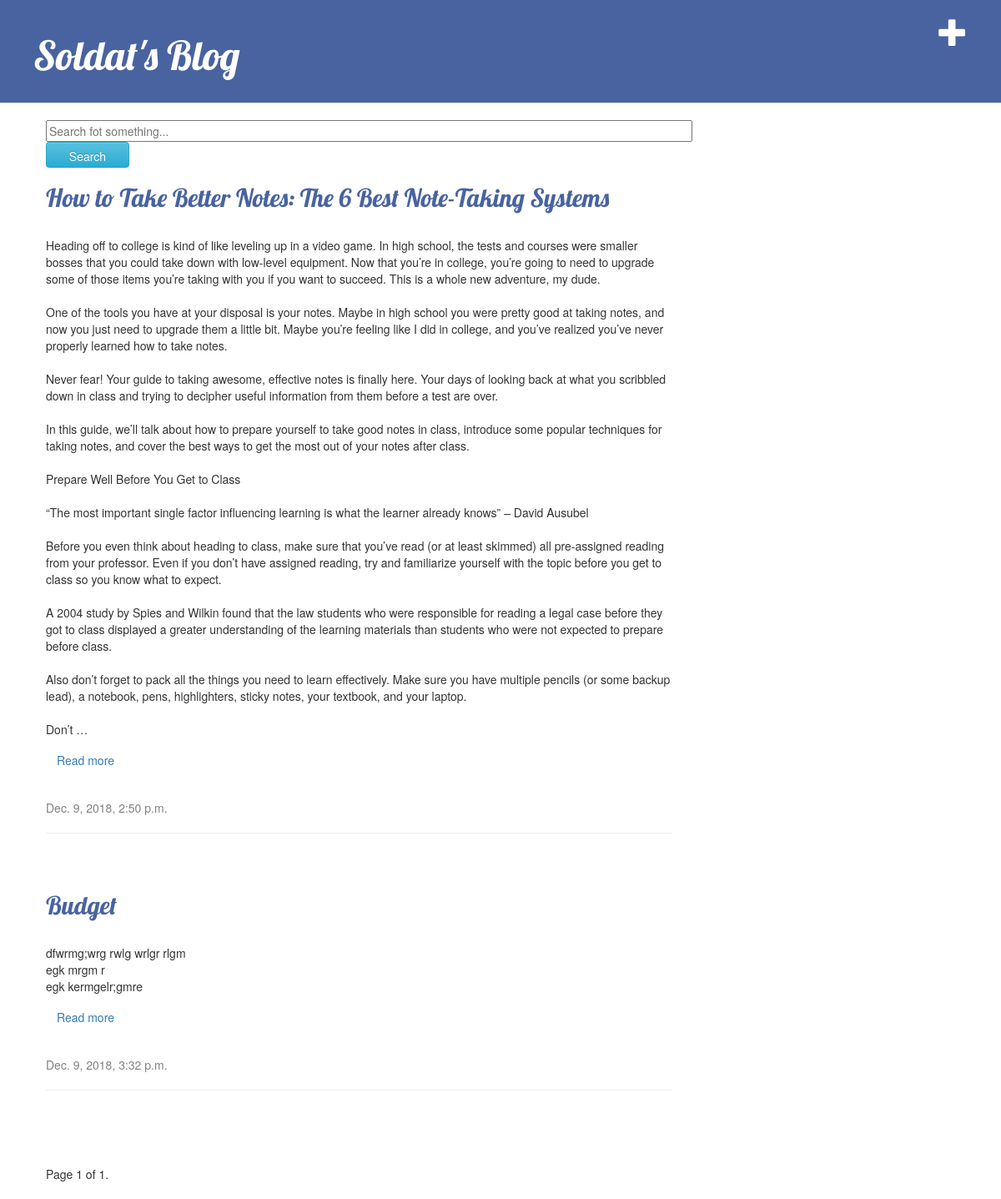
The app's page / (signed in) with its own data.
### blog/models.py (models this page shows, shortened)
class Post(models.Model):
    author = models.ForeignKey(settings.AUTH_USER_MODEL, on_delete=models.CASCADE)
    title = models.CharField(max_length=200)
    text = models.TextField()
    created_date = models.DateTimeField(default=timezone.now)
    published_date = models.DateTimeField(blank=True, null=True)

### blog/views.py (the view)
# urls.py: path('', views.post_list, name='post_list'),
def post_list(request):
    posts_list = Post.objects.filter(published_date__lte=timezone.now()).order_by('published_date').all()
    query = request.GET.get("q")
    if query:
        posts_list = posts_list.filter(
            Q(title__icontains = query) |
            Q(text__icontains = query)
            ).distinct()
    paginator = Paginator(posts_list, 3)
    page = request.GET.get('page')
    posts = paginator.get_page(page)
    return render(request, 'blog/post_list.html', {'posts': posts})

### blog/templates/blog/post_list.html (shortened to what this page needs)
{% extends 'blog/base.html' %}
{% load static %}
                {% block content %}
                <form method='GET' action=''>
                	<input type='text' size="100" name='q' placeholder='Search fot something...' value='{{ request.GET.q }}' />
                	<input type="submit" class="btn btn-info" style="height:31px;width:100px" value='Search' />
                </form>
                    {% for post in posts %}
                    <div class="post">
                            <h2><a href="{% url 'post_detail' pk=post.pk %}">{{ post.title }}</a></h2><br>
                            <p>{{ post.text|linebreaksbr|truncatechars:2000 }}</p>
                            <p><a href="{% url 'post_detail' pk=post.pk %}" class="btn btn_primary" role="button">Read more</a></p><br>
                            <div class="date">{{ post.published_date }}</div>
                            <hr/>
                        </div>
                    {% endfor %}
                    <div class="pagination">
                        <span class="step-links">
                            <span class="current">
                                Page {{ posts.number }} of {{ posts.paginator.num_pages }}.
                             </span>
                            </span>
                    </div>
                {% endblock %}

### blog/static/css/blog.css (style rules this page uses)
h1 a, h2 a { color: #4863A0; font-family: 'Lobster'; }
h1, h2, h3, h4 { font-family: 'Lobster', cursive; }
.date { color: #828282; }
.post { margin-bottom: 70px; }

### records on screen
Post: title "How to Take Better Notes: The 6 Best Note-Taking Systems", text "Heading off to college is kind of like leveling up in a video game. In high school, the tests and courses were smaller bosses that you could take down with low-level equipment. Now that you’re in college, you’re going to need to upgrade some of those items you’re taking with you if you want to succeed. This is a whole new adventure, my dude. One of the tools you have at your disposal is your notes. Maybe in high school you were pretty good at taking notes, and now you just need to upgrade them a little bit. Maybe you’re feeling like I did in college, and you’ve realized you’ve never properly learned how to take notes. Never fear! Your guide to taking awesome, effective notes is finally…", published_date "Dec. 9, 2018, 2:50 p.m."
Post: title "Budget", text "dfwrmg;wrg rwlg wrlgr rlgm egk mrgm r egk kermgelr;gmre", published_date "Dec. 9, 2018, 3:32 p.m."

### other values on screen
{{ posts.number }} "1"
{{ posts.paginator.num_pages }} "1"
